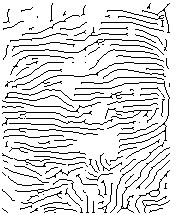
#> input picture New folder/Capture10.JPG, 178 x 215 px, given in place of C1001.JPG, which was not available
$ python adaptive.py 'New folder/Capture10.JPG'
#> lines starting #> are read from the running program, lines starting #| are printed output that depends on the picture
#> further down, im is the input picture: PIL image 178x215 RGB; min 0, max 255, mean 220.7
__author__ = 'gkj'
__author__ = 'gkj'
# Metody biometryczne
# Przemyslaw Pastuszka

from PIL import Image
import numpy as np
import utils
import argparse
import math
import frequency
import os


def adaptive_thresh(input_img):

    h, w = input_img.shape
#> h = 215; w = 178

    S = w/8
#> S = 22.25
    s2 = S/2
#> s2 = 11.12
    T = 5.0

    #integral img
    int_img = np.zeros_like(input_img, dtype=np.uint32)
    for col in range(w):
        for row in range(h):
            int_img[row,col] = input_img[0:row,0:col].sum()
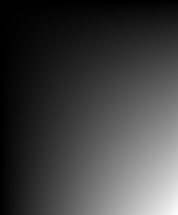
#> int_img: shape (215, 178) uint32; min 0, max 8346073, mean 2109116.6; drawn with min black and max white

    #output img
    out_img = np.zeros_like(input_img)

    for col in range(w):
        for row in range(h):
            #SxS region
            y0 = max(row-s2, 0)
            y1 = min(row+s2, h-1)
            x0 = max(col-s2, 0)
            x1 = min(col+s2, w-1)

            count = (y1-y0)*(x1-x0)

            sum_ = int_img[y1, x1]-int_img[y0, x1]-int_img[y1, x0]+int_img[y0, x0]

            if input_img[row, col]*count < sum_*(100.-T)/100.:
                out_img[row,col] = 0
            else:
                out_img[row,col] = 255
#> out_img: shape (215, 178); every value is 0

    return out_img


if __name__ == "__main__":
    parser = argparse.ArgumentParser(description="Gabor filter applied")
    parser.add_argument("image", nargs=1, help = "Path to image")
    #parser.add_argument("block_size", nargs=1, help = "Block size")
    parser.add_argument("--save", action='store_true', help = "Save result image as src_image_enhanced.gif")
    args = parser.parse_args()

for m in range(1,13):
    for n in range(1,11):
        if (n<=9):
            image2_name = "images/C" + str(m) + "00" + str(n) + ".JPG"
            name = "C" + str(m) + "00" + str(n)
        else:
            image2_name = "images/C" + str(m) + "0" + str(n) + ".JPG"
            name = "C" + str(m) + "0" + str(n)
        im = Image.open(image2_name)
        im = im.convert("L")  # covert to grayscale
        # [6 lines of commented-out code are left out]
#> (the run stopped early here; a loop or call above may not have finished)

$ run again, on New folder/Capture11.JPG
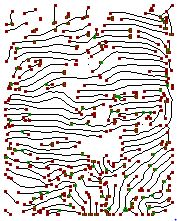
#> input picture New folder/Capture11.JPG, 177 x 221 px, given in place of C1001.JPG, which was not available
#> im is the input picture: PIL image 177x221 RGB; mean R, G, B 211.4, 205.5, 203.2
#> `im = im.convert("L")`:
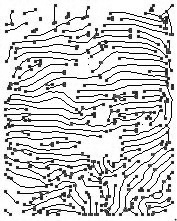
#> im: PIL image 177x221 L; min 0, max 255, mean 207

$ run again, on New folder/Capture2.JPG
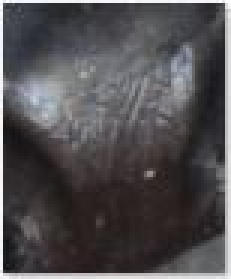
#> input picture New folder/Capture2.JPG, 77 x 93 px, given in place of C1001.JPG, which was not available (shown 3 times larger)
#> im is the input picture: PIL image 77x93 RGB; mean R, G, B 80.9, 78.3, 80.7
#> im: PIL image 77x93 L
#> after the loop in adaptive_thresh, `for col in range(w):`:
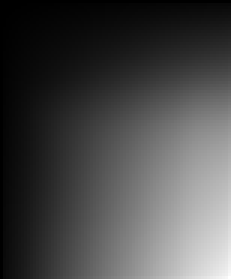
#> int_img: shape (93, 77) uint32 (shown 3 times larger); min 0, max 530368, mean 151556.8; drawn with min black and max white
